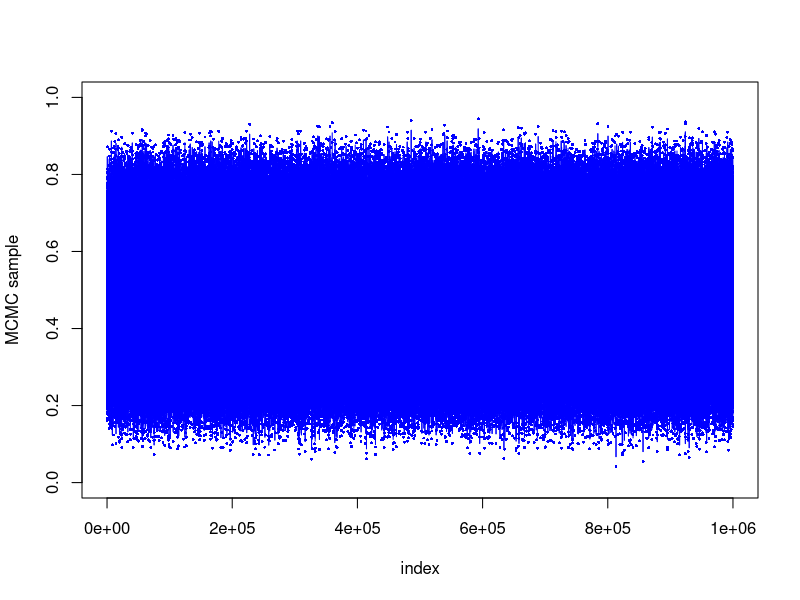
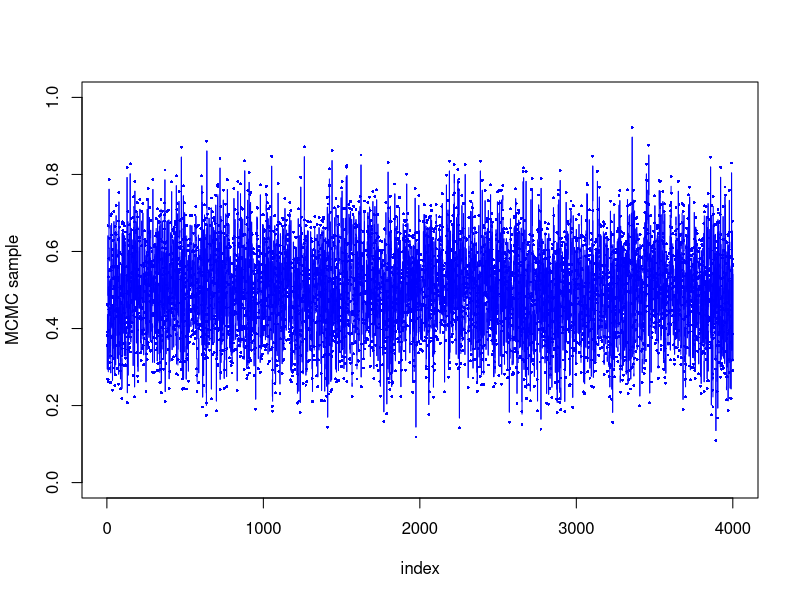
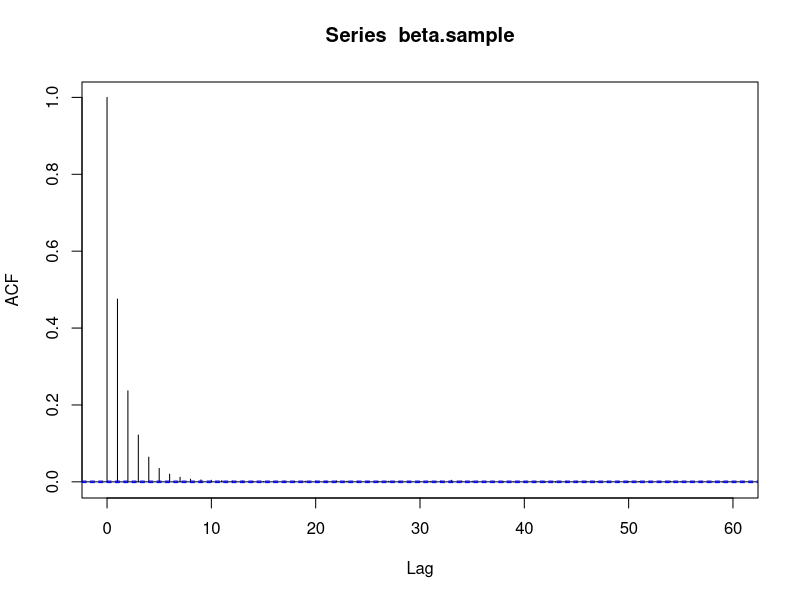
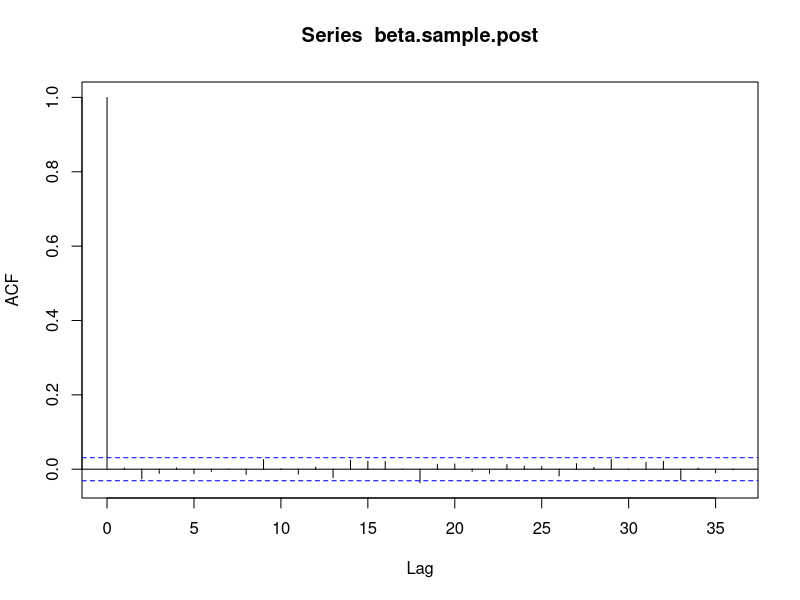
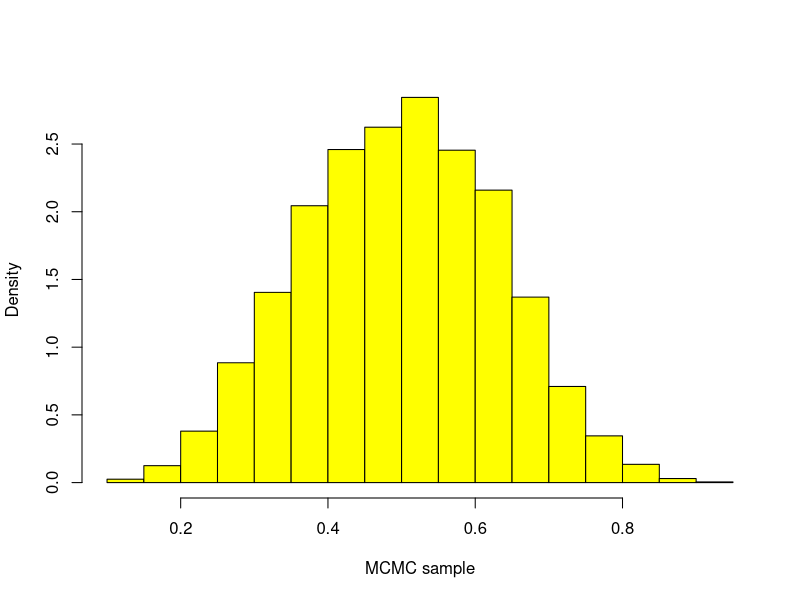
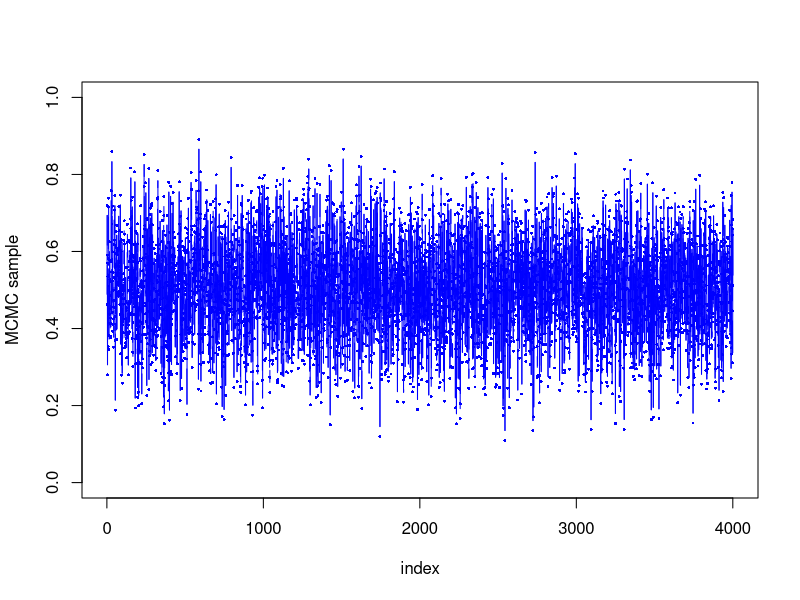
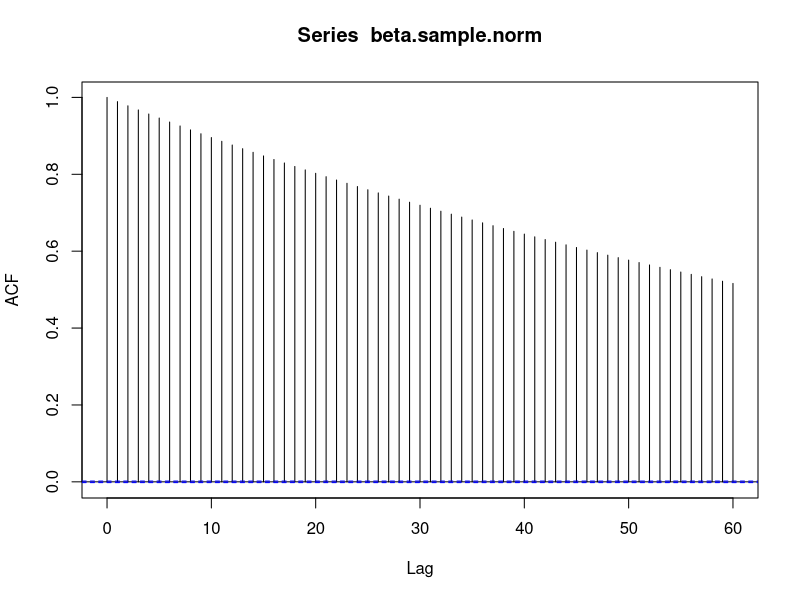
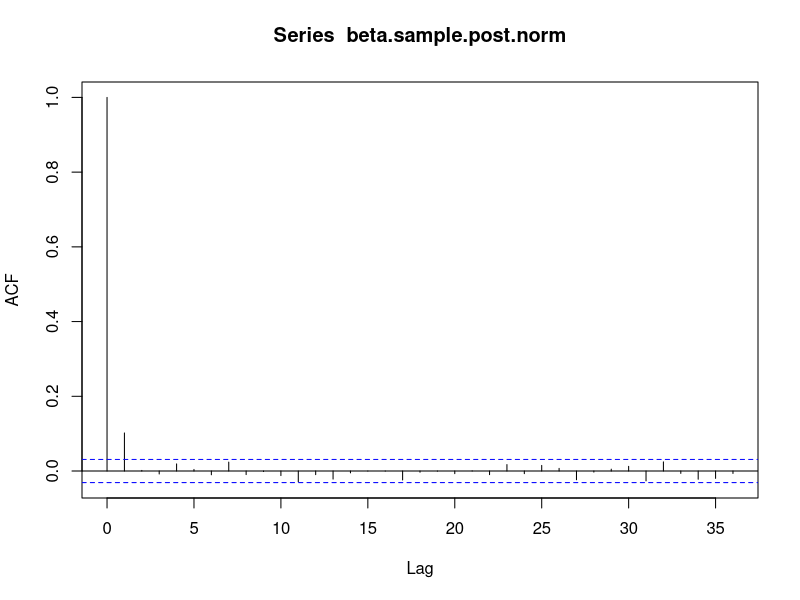

These charts were generated, in order, by the following R code: (Note: this script raises an error after producing the figures.)
#############################################################
# Implement an MH algorithm to sample from Beta(alpha, beta)
# using uniforms as the proposal distribution
#############################################################
mhBetaUnif <- function (alpha, beta, initial=0.5, N=1000, verbose=TRUE) {
    # Initialization
    theta <- rep (0, N)
    theta[1] <- initial
    
    # MH iteration
    for (i in 2:N) {
        # Generate a proposal
        theta.new <- runif (1, min=0, max=1)
        if (verbose) {
            print (paste ("i=", i, " current: ", theta[i-1], "; propose:", theta.new))
        }

        # Calculate the log-transformed acceptance probability
        # Calculate each component separately
        loglik.new <- calcLogLikBeta (theta=theta.new, alpha=alpha, beta=beta)
        log.prop.num <- dunif (theta[i], min=0, max=1, log=TRUE)
        loglik.curr <- calcLogLikBeta (theta=theta[i-1], alpha=alpha, beta=beta)
        log.prop.denom <- dunif (theta.new, min=0, max=1, log=TRUE)
        
        log.ratio <- loglik.new + log.prop.num - loglik.curr - log.prop.denom
        log.accept.prob <- min (log.ratio, 0)
        
        # Decide whether to accept the proposal
        log.u <- log (runif (1))
        if (log.u < log.accept.prob) {
            theta[i] <- theta.new
        } else {
            theta[i] <- theta[i-1]
        }
    }
    
    return (theta)
    
}

# Function to calculate the log likelihood
# of a beta random variable
calcLogLikBeta <- function (theta, alpha, beta){
    loglik <- - log(beta(alpha, beta)) + (alpha-1)*log(theta) + (beta-1)*log(1-theta)
    return (loglik)
}

# Function to post-process an MCMC sample
mhPostProcess <- function (post.sample, burn.in = 0.2, step.size=10) {
    # calculate the length of the MCMC sample
    N <- length (post.sample)
    # create the new index sequence
    seq.new <- 0:(N - floor (N*burn.in))
    # find the indices at an interval defined by step.size
    seq.choose <- which ((seq.new %% step.size) == 0)
    # return realizations at chosen indices
    return (post.sample[floor (N*burn.in)-1+seq.choose])
}


# test runs
# short run
beta.sample <- mhBetaUnif (alpha=7, beta=7)
beta.sample.post <- mhPostProcess (beta.sample)

# long run
beta.sample <- mhBetaUnif (N=1e6, alpha=7, beta=7, verbose=FALSE)
beta.sample.post <- mhPostProcess (beta.sample, step.size=200)

# diagnostic plots
# trace plot
plot (1:length (beta.sample), beta.sample, type = 'b', pch=16, cex=0.4, col="blue", xlab="index", ylab="MCMC sample", ylim=c(0,1))
plot (1:length (beta.sample.post), beta.sample.post, type = 'b', pch=16, cex=0.4, col="blue", xlab="index", ylab="MCMC sample", ylim=c(0,1))
# autocorrelation plot
acf (beta.sample)
acf (beta.sample.post)
# histogram
hist (beta.sample.post, freq=FALSE, col="yellow", xlab="MCMC sample", main="")


#############################################################
# Implement an MH algorithm to sample from Beta(alpha, beta)
# using normals as the proposal distribution
#############################################################
mhBetaNorm <- function (alpha, beta, initial=0.5, N=1000, prop.sd=0.05, verbose=TRUE) {
    # Initialization
    theta <- rep (0, N)
    theta[1] <- initial
    
    # MH iteration
    for (i in 2:N) {
        # Generate a proposal
        theta.new <- rnorm (1, mean=theta[i-1], sd=prop.sd)
        if (verbose) {
            print (paste ("i=", i, " current: ", theta[i-1], "; propose:", theta.new))
        }

        # Calculate the log-transformed acceptance probability
        # Calculate each component separately
        loglik.new <- calcLogLikBeta (theta=theta.new, alpha=alpha, beta=beta)
        log.prop.num <- dnorm (theta[i-1], mean=theta.new, sd=prop.sd, log=TRUE)
        loglik.curr <- calcLogLikBeta (theta=theta[i-1], alpha=alpha, beta=beta)
        log.prop.denom <- dnorm (theta.new, mean=theta[i-1], sd=prop.sd, log=TRUE)
        
        log.ratio <- loglik.new + log.prop.num - loglik.curr - log.prop.denom
        log.accept.prob <- min (log.ratio, 0)
        
        # Decide whether to accept the proposal
        log.u <- log (runif (1))
        if (log.u < log.accept.prob) {
            theta[i] <- theta.new
        } else {
            theta[i] <- theta[i-1]
        }
    }
    
    return (theta)
    
}

# test runs
# short run
beta.sample.norm <- mhBetaNorm (alpha=7, beta=7, prop.sd=0.02)
beta.sample.post.norm <- mhPostProcess (beta.sample.norm)

# long run
beta.sample.norm <- mhBetaNorm (N=1e6, alpha=7, beta=7, prop.sd=0.02, verbose=FALSE)
beta.sample.post.norm <- mhPostProcess (beta.sample.norm, step.size=200)

# diagnostic plots
# trace plot
plot (1:length (beta.sample.post.norm), beta.sample.post.norm, type = 'b', pch=16, cex=0.4, col="blue", xlab="index", ylab="MCMC sample", ylim=c(0,1))

# autocorrelation plot
acf (beta.sample.norm)
acf (beta.sample.post.norm)

# histogram
hist (beta.sample.post.norm, freq=FALSE, col="yellow", xlab="MCMC sample", main="")

###############################
# explore different proposals
###############################
beta.sample.norm <- mhBetaNorm (alpha=7, beta=7, prop.sd=0.005)
plot (1:length (beta.sample.norm), beta.sample.norm, type = 'b', pch=16, cex=0.4, col="blue", xlab="index", ylab="MCMC sample", ylim=c(0,1))

beta.sample.norm <- mhBetaNorm (alpha=7, beta=7, prop.sd=0.01)
plot (1:length (beta.sample.norm), beta.sample.norm, type = 'b', pch=16, cex=0.4, col="blue", xlab="index", ylab="MCMC sample", ylim=c(0,1))

beta.sample.norm <- mhBetaNorm (alpha=7, beta=7, prop.sd=0.05)
plot (1:length (beta.sample.norm), beta.sample.norm, type = 'b', pch=16, cex=0.4, col="blue", xlab="index", ylab="MCMC sample", ylim=c(0,1))

beta.sample.norm <- mhBetaNorm (alpha=7, beta=7, prop.sd=0.1)
plot (1:length (beta.sample.norm), beta.sample.norm, type = 'b', pch=16, cex=0.4, col="blue", xlab="index", ylab="MCMC sample", ylim=c(0,1))
